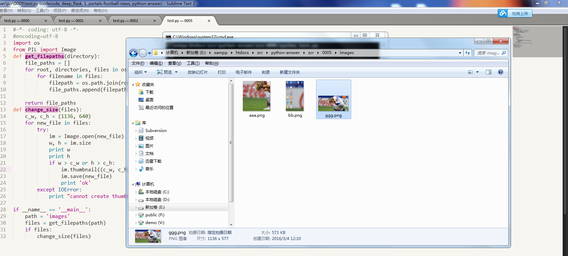
#> input picture python/question/answer/0022/images/fsdfdsf.png, 568 x 256 px; its folder holds 3 pictures in this run
$ python test.py   (Python 2 division)   (older library calls are emulated)
#> lines starting #> are read from the running program, lines starting #| are printed output that depends on the picture
#-*- coding: utf-8 -*-
#encoding=utf-8
#iphone6
import os
from PIL import Image
def get_filepaths(directory):
#> called with directory = 'images'
    file_paths = []
    for root, directories, files in os.walk(directory):
        for filename in files:
            filepath = os.path.join(root, filename)
            file_paths.append(filepath)

    return file_paths
def change_size(files):
	c_w, c_h = (480, 640)
	for new_file in files:
		try:
			im = Image.open(new_file)
#> im is the input picture: PIL image 568x256 RGB; mean R, G, B 223.6, 224.9, 227
			w, h = im.size
#> w = 568; h = 256
			if w > c_w or h > c_h:
				im.thumbnail((c_w, c_h), Image.ANTIALIAS)#裁剪
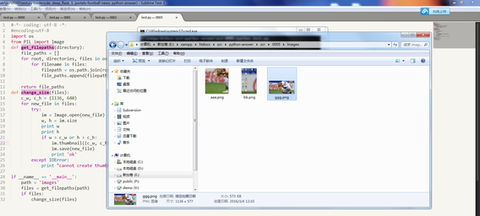
#> im: PIL image 480x216 RGB; mean R, G, B 223.6, 224.8, 227
				im.save(new_file)
				print 'ok'
		except IOError:
			print "cannot create thumbnail for '%s'" % new_file

if __name__ == '__main__':
	path = 'images'
	files = get_filepaths(path)
	if files:
		change_size(files)
